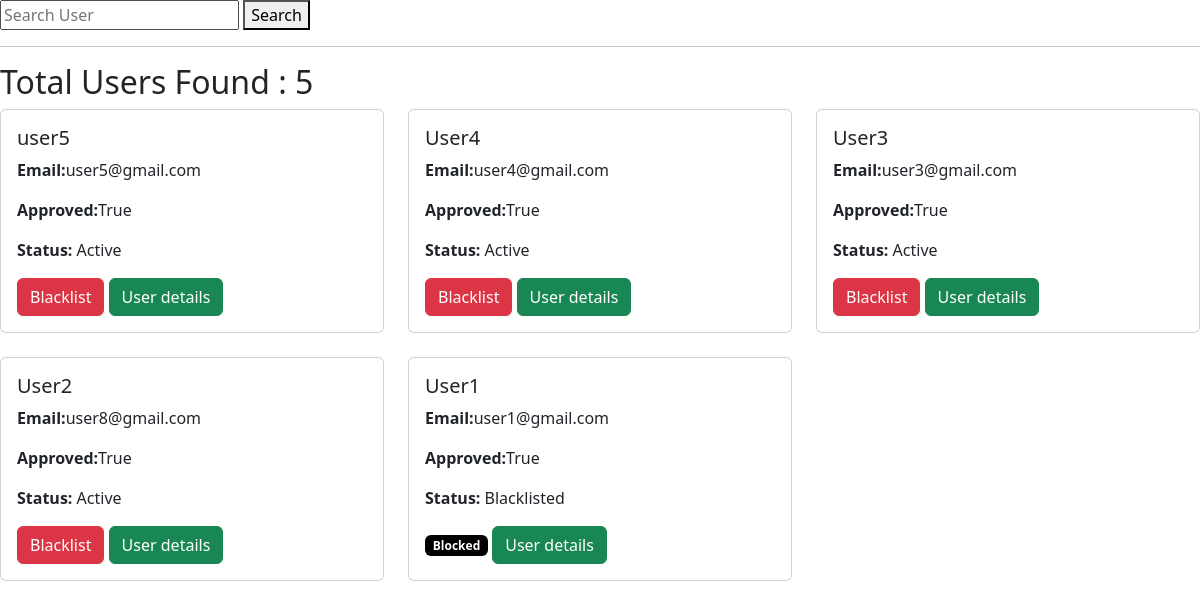
/all_users (signed in), run on the app's committed database.
### models.py (models this page shows)
class User(db.Model):
    id = db.Column(db.Integer, primary_key=True)
    name = db.Column(db.String(100) , nullable=False)
    email = db.Column(db.String(100), unique=True ,nullable=False)
    password = db.Column(db.String(100) ,nullable=False)
    role = db.Column(db.String(20))
    approved = db.Column(db.Boolean, default=False)
    blacklisted = db.Column(db.Boolean, default=False)
    bookings = db.relationship(
        'Booking',
        backref='user',
        lazy=True
    )

### app.py (the view)
@app.route('/all_users')
def all_users():
    if 'user_id' not in session:
        return redirect('/login')
    if session['role'] != 'admin':
        return "Access Denied"
    search = request.args.get('search', '')
    if search:
        user_list = User.query.filter(User.role == 'user',User.name.ilike(f'%{search}%')).all()
    else:
        user_list = User.query.filter_by(role='user').order_by(User.id.desc()).all()
    return render_template('all_users.html',user_list=user_list)

### templates/all_users.html (shortened to what this page needs)
<!DOCTYPE html>
<html lang="en">
<head>
    <link href="https://cdn.jsdelivr.net/npm/bootstrap@5.3.8/dist/css/bootstrap.min.css" rel="stylesheet">
</head>
<body>
    <form method="GET">
    <input type="text"
           name="search"
           placeholder="Search User">
    <button type="submit">
        Search
    </button>
</form>
<hr>
<h2>Total Users Found : {{ user_list|length }}</h2>
<div class="row row-cols-3 g-4">
{% if user_list %}
    {% for user in user_list %}
    <div class="col">
        <div class="card h-100">
            <div class="card-body">
                <h5 class="card-title">{{ user.name }}</h5>
                <p class="card-text"><strong>Email:</strong>{{ user.email }}</p>
                <p class="card-text"><strong>Approved:</strong>{{ user.approved }}</p>
                <p class="card-text"><strong>Status:</strong>
                    {% if user.blacklisted %}
                        Blacklisted
                    {% else %}
                        Active
                    {% endif %}
                </p>
                {% if not user.blacklisted %}
                    <a href="/blacklist_user/{{ user.id }}" class="btn btn-danger">Blacklist</a>
                {% else %}
                    <span class="badge bg-black">Blocked</span>
                 {% endif %}
                    <a href="/user_details/{{ user.id }}" class="btn btn-success">User details</a>
            </div>
        </div>
    </div>
    {% endfor %}
{% else %}
    <h3>No Users Found</h3>
{% endif %}
</div>
</body>
</html>

### data on the page
User: name "user5", email "user5@gmail.com", approved "True", blacklisted "Active"
User: name "User4", email "user4@gmail.com", approved "True", blacklisted "Active"
User: name "User3", email "user3@gmail.com", approved "True", blacklisted "Active"
User: name "User2", email "user8@gmail.com", approved "True", blacklisted "Active"
User: name "User1", email "user1@gmail.com", approved "True", blacklisted "Blacklisted"

### other printed values
{{ user_list|length }} "5"
